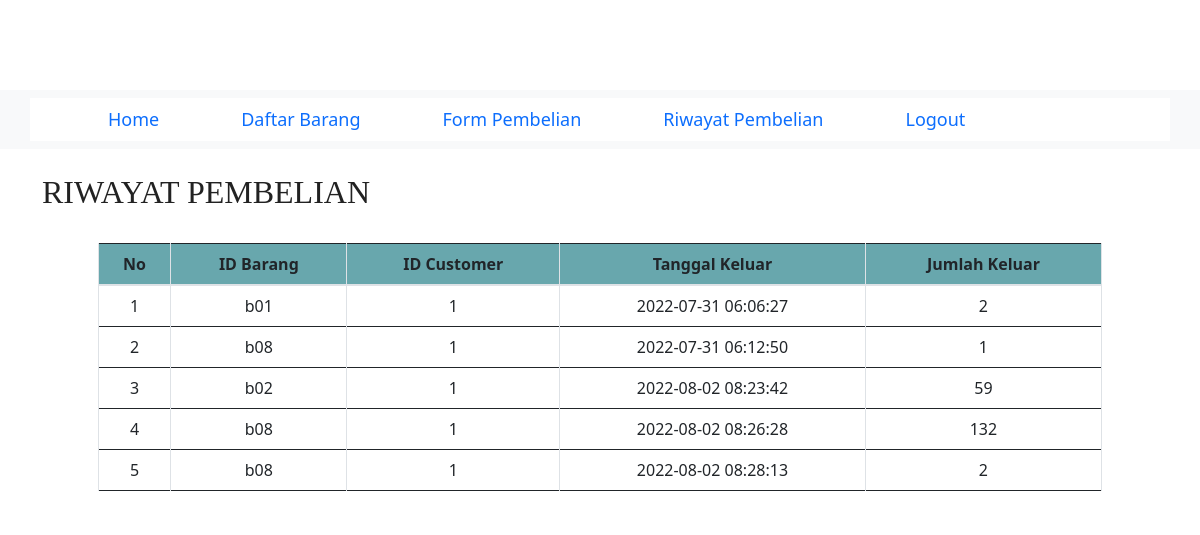
The app's page /riwayatpembelian.php (signed in) with its own data.
### tables this page shows
CREATE TABLE `barang_keluar` (
  `id_brg_keluar` int(255) NOT NULL,
  `id_barang` varchar(255) DEFAULT NULL,
  `id_cus` int(100) DEFAULT NULL,
  `tgl_keluar` timestamp NULL DEFAULT current_timestamp(),
  `jml_keluar` int(11) DEFAULT NULL
);

### riwayatpembelian.php (the view, shortened to what this page needs)
<?php
$conn = mysqli_connect("localhost","root","","db_toko_raudha");
?>
<!DOCTYPE html>
<html>
    <head>
        <link rel="stylesheet" href="css/styles.css">
        <link href="https://cdn.jsdelivr.net/npm/bootstrap@5.2.0/dist/css/bootstrap.min.css" rel="stylesheet">
    </head>
    <body>
        <nav class="navbar navbar-expand-lg navbar-light bg-light">
            <div class="container">
                <ul class="nav justify-content-end">
                <li nav-item active><a class="nav-link" href="indexCustomer.php">Home</a></li>
                    <li nav-item><a class="nav-link" href="katalogbarang.php">Daftar Barang</a></li>
                    <li nav-item><a class="nav-link" href="beli.php">Form Pembelian</a></li>
                    <li nav-item><a class="nav-link" href="riwayatpembelian.php">Riwayat Pembelian</a></li>
                    <li nav-item><a class="nav-link" href="logoutCus.php">Logout</a></li>
                </ul>
            </div>
        </nav>
        <br>
        <div class="container">
            <h2>Riwayat Pembelian</h2>
            <br>
            <div class="card-body">
                               <center> <div class="table-responsive" style="width: 90%;">
                                    <table class="table table-bordered" id="dataTable" width="100%" cellspacing="" >
                                        <thead style="background-color: #68A7AD; text-align: center;">
                                            <tr>
                                                <th>No</th>
                                                <th>ID Barang</th>
                                                <th>ID Customer</th>
                                                <th>Tanggal Keluar</th>
                                                <th>Jumlah Keluar</th>
                                            </tr>
                                        </thead>
                                        <tbody style="text-align: center;">
                                            <?php
                                            $dataBarangKeluar = mysqli_query($conn, "select * from barang_keluar");
                                            $i = 1;
                                            while($data = mysqli_fetch_array($dataBarangKeluar)){
                                                $id_barang = $data['id_barang'];
                                                $id_cus = $data['id_cus'];
                                                $tanggal_keluar = $data['tgl_keluar'];
                                                $jumlah_keluar = $data['jml_keluar'];
                                            ?>
                                            <tr>
                                                <td><?= $i++; ?></td>
                                                <td><?= $id_barang; ?></td>
                                                <td><?= $id_cus; ?></td>
                                                <td><?= $tanggal_keluar; ?></td>
                                                <td><?= $jumlah_keluar; ?></td>
                                            </tr>
                                            <?php
                                             };
                                            ?>
                                        </tbody>
                                    </table>
                                    </center>
                                </div>
                            </div>
    </body>
</html>

### riwayatpembelian.php (style rules this page uses)
li { font-size: 18px; margin-left: 50px; }

### records on screen
barang_keluar: id_barang "b01", id_cus "1", tgl_keluar "2022-07-31 06:06:27", jml_keluar "2"
barang_keluar: id_barang "b08", id_cus "1", tgl_keluar "2022-07-31 06:12:50", jml_keluar "1"
barang_keluar: id_barang "b02", id_cus "1", tgl_keluar "2022-08-02 08:23:42", jml_keluar "59"
barang_keluar: id_barang "b08", id_cus "1", tgl_keluar "2022-08-02 08:26:28", jml_keluar "132"
barang_keluar: id_barang "b08", id_cus "1", tgl_keluar "2022-08-02 08:28:13", jml_keluar "2"
